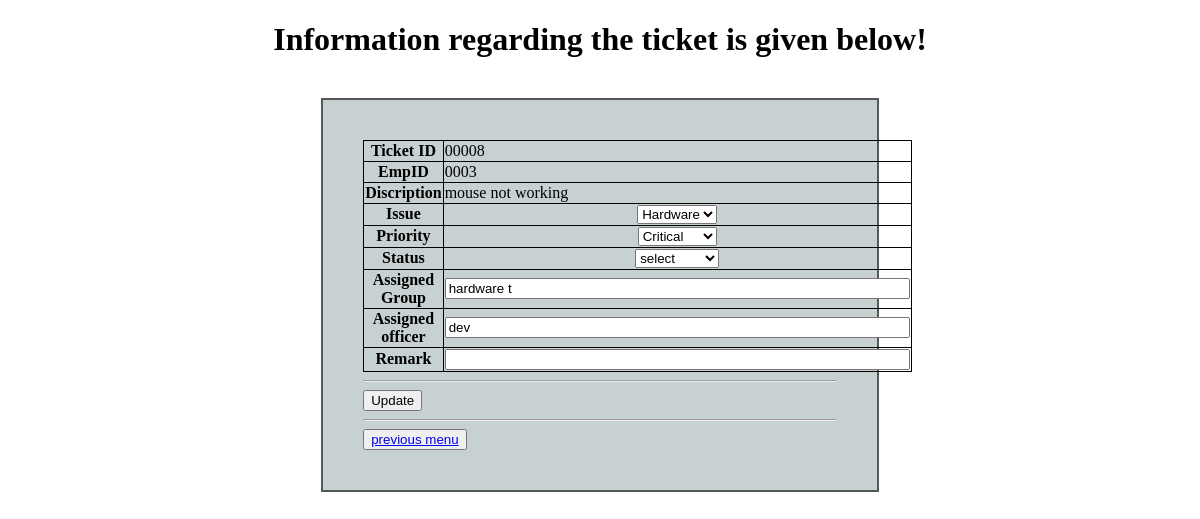
The page /showticket.php?ticketid=00008 on the database its author committed.
### tables this page shows
CREATE TABLE `ticket` (
  `ticketid` int(5) UNSIGNED ZEROFILL NOT NULL,
  `empid` int(4) UNSIGNED ZEROFILL NOT NULL,
  `issue` varchar(10) DEFAULT NULL,
  `description` varchar(25) DEFAULT NULL,
  `priority` int(11) DEFAULT 1,
  `status` varchar(10) DEFAULT NULL,
  `assignedgrp` varchar(10) DEFAULT NULL,
  `assignedofficer` varchar(10) DEFAULT NULL,
  `created on` datetime DEFAULT NULL
);

### showticket.php (the view, shortened to what this page needs)
<!DOCTYPE html>
	<?php
		include 'connection.php';
		if (isset($_GET['ticketid'])) {
			$ticketid= $_GET['ticketid'];
			$sql=" select * from ticket where ticketid ='$ticketid'";
			$result = mysqli_query($conn, $sql);
			$row = mysqli_fetch_array($result, MYSQLI_ASSOC);
		}
		$issueArray = array("software"=>"Software","Hardware" => "Hardware");
		$PriorityArray = array("1"=>"Low","2"=>"Moderate","3"=>"High","4" =>"Critical");
	?>
	<html lang="en">
	<head>
	</head>
	<body>
			<center>
				<h1>Information regarding the ticket is given below!</h1>
			</center>
			<br>
			<div class="text">
				<table style="width:100%">
					<tr>
						<th>Ticket ID</th>
						<td> <?php echo $row['ticketid']; ?> </td>
					</tr>
					<tr>
						<th>EmpID</th>
						<td> <?php echo $row['empid']; ?> </td>
					</tr>
					 <tr>
						<th>Discription</th>
						<td> <?php echo $row['description']; ?> </td>
					<center>
						<form action= "" method="post" autocomplete="off">
						<tr>
								<td class="select">
									<center><b>Issue</b></center>
								</td>
								<td ALIGN="center">
									<select name= "issue">
										<?php
											  foreach($issueArray as $key =>$value){
												  $selected = (($row['issue']==$key) ? "selected='selected'" : "");
											?>
												<option value="<?=$key;?>" <?=$selected;?>><?=$value;?></option>
										<?php  } ?>
									</select>
								</td>
							</tr>
							<tr>
								<td class="select">
									<center><b>Priority</b></center>
								</td>
								<td ALIGN="center">
									<select name="priority">
										<?php
											  foreach($PriorityArray as $key =>$value){
												$selected = (($row['priority']==$key) ? "selected='selected'" : "");
												?>
												<option value="<?=$key;?>" <?=$selected;?>><?=$value;?></option>
										<?php  } ?>
									</select>
								</td>
							</tr>
							<tr>
								<td class="select">
									<center><b>Status</b></center>
								</td>
								<td ALIGN="center">
									<select name = "status">
										<option value="">select</option>
									</select>
								</td>
							</tr>
							<tr>
								<td><center><b>Assigned Group</b></center></td>
								<td ALIGN="left">
									<input type="text" SIZE="55" NAME="assignedgrp" value="<?php echo $row['assignedgrp']; ?>" required>
								 </td>
							</tr>
							<tr>
								<td><center><b>Assigned officer</b></center></td>
								<td ALIGN="left">
									<input type="text" size="55" NAME="assignedofficer" value="<?php echo $row['assignedofficer']; ?>" required>
								 </td>
							</tr>
							<tr>
								<td><center><b>Remark</b></center></td>
									<td ALIGN="left">
									<INPUT TYPE="text" SIZE="55" NAME="remark" required>
								 </td>
							</tr>
				 </table>
		<hr>
		<button type="submit" name="update" >Update</button>
				<hr>
				<button class="color- white"><a href="dashboard.php">previous menu</a></button>
			</div>
	</body>
</html>

### showticket.php (style rules this page uses)
table, tr, th, td { border: 1px solid black; border-collapse: collapse; }
.text { justify-content: center; align-items: center; margin: auto; width: 40%; border: 2px solid #535858; padding: 40px; background-color: rgb(200, 209, 209); }

### rows shown on the page
ticket: ticketid "00008", empid "0003", description "mouse not working", assignedgrp "hardware t", assignedofficer "dev"

### other values the page prints
form field issue "Hardware"
form field priority "Critical"
